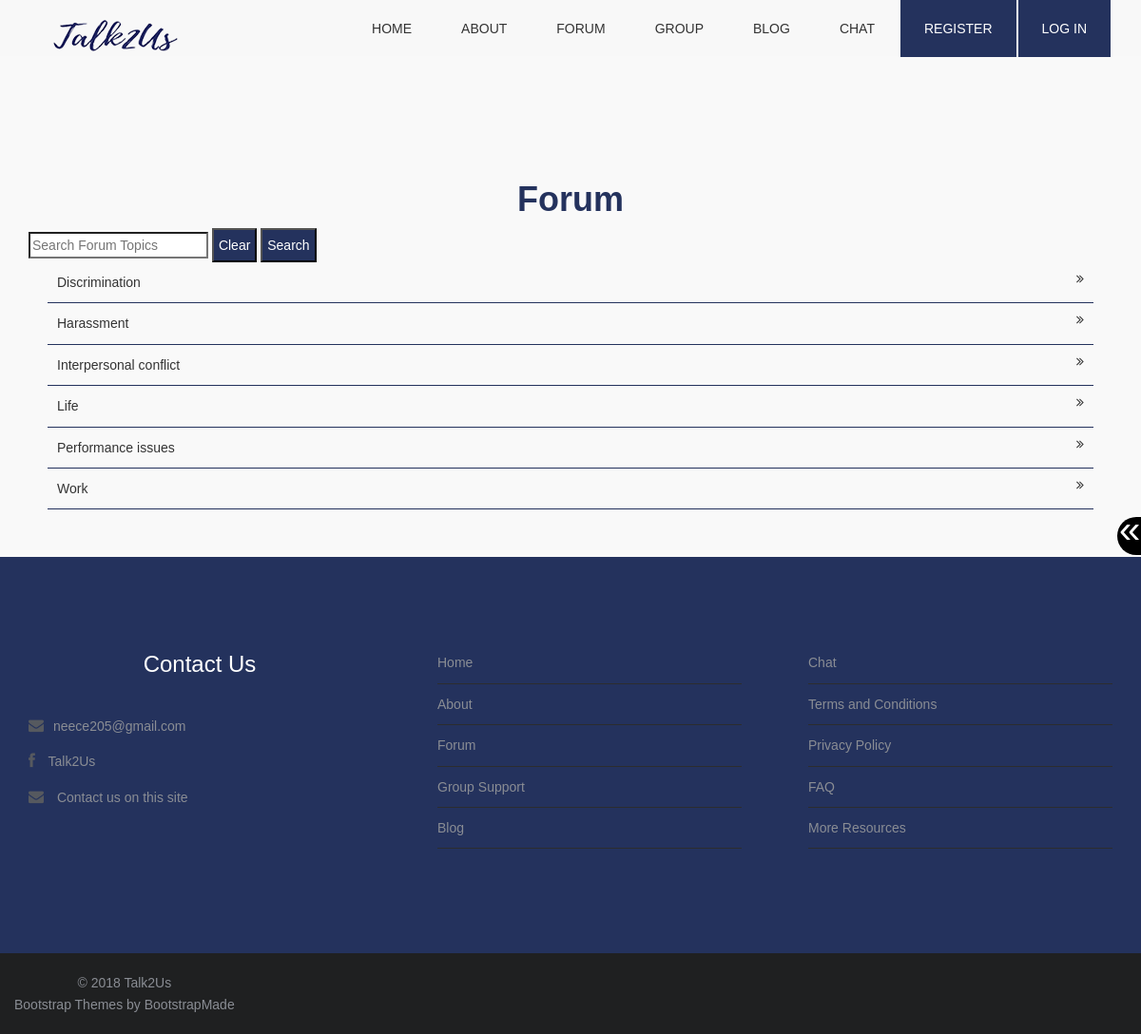
/forum.php, run on the app's committed database.
### tables this page shows
CREATE TABLE `forumcategory` (
  `categoryID` int(10) NOT NULL,
  `categoryName` varchar(255) NOT NULL
);

### forum.php (the view, shortened to what this page needs)
<?php
	require_once("function.php");
	include "database_conn.php";
	$results_per_page = 10;
	if(!isset($_GET['page'])){
		$page = 1;
	}else {
		$page = $_GET['page'];
	}
	$this_page_first_result = ($page-1)*$results_per_page;
	$sqlForumCat = "SELECT *
					FROM forumcategory
					ORDER BY categoryName
					LIMIT ".$this_page_first_result.",".$results_per_page;
	$rsForumCat = mysqli_query($conn,$sqlForumCat)
	or die(mysqli_error($conn));
	echo makePageStart("ImaSuperFan - Forum");
	echo makeNav("");
	echo resizeButtons();
?>
<section class="box">
	<div class="container top-content">
	<h1><strong>Forum</strong></h1>
<form method="get" action="searchForum.php" id="searchForumForm">
	<input type="text" id="searchDB" name="searchDB" placeholder="Search Forum Topics">
	<input type="reset" class="buttonS" id="clearSearchDB" value="Clear">
	<input type="submit" class="buttonS" id="submitSearchDB" value="Search">
</form>
<?php
	if (mysqli_affected_rows($conn)>0) {
		while($row = mysqli_fetch_assoc($rsForumCat)){
			$id				= 	$row["categoryID"];
			$name           =   $row["categoryName"];
			echo "<div class=\"row itemRow clearLeft clearRight\">";
			echo "<a href=\"forumCategory.php?categoryID=$id\"><p class=\"floatLeft\" >$name</p>";
			echo "<i class=\"fa fa-angle-double-right fa-1x floatRight\"></i></a>";
			echo "</div>";
		}
	} else {
		echo noexist("Category");
	}
?>
</div>
</section>
<?php
	echo makeFooter();
  ?>

### css/style.css (style rules this page uses)
body { font-family: Arial, Helvetica, sans-serif; font-size:14px; font-weight:300; line-height:1.6em; color:#333; background-color:#fff; }
h1 { text-align:center; color: #24325D; }
p { color:#333; }
a { text-decoration:none; transition: all 0.1s ease-in-out; -moz-transition: all 0.1s ease-in-out; -webkit-transition: all 0.1s ease-in-out; -o-transition: all 0.1s ease-in-out; outline: none; color:#333; }
section.box { background-color:#f9f9f9; text-align:left; padding-top:50px; padding-bottom:50px; }
.inner-footer ul li,a { list-style:none; }
.top-content { margin-top: 120px !important; }
.itemRow { border-bottom: 1px solid #24325D !important; margin-left: 20px; margin-right: 20px; padding: 10px; }
.itemRow p { margin-bottom: 0px; }
.clearRight { clear: right; }
.floatRight { float: right; }
.floatLeft { float: left; }
.clearLeft { clear: left; }
.buttonS { color: #FFFFFF !important; background-color: #24325D; padding: 5px; display: inline-block; text-align: center; text-decoration: none; color: #FFFFFF !important; }

### css/overwrite.css (style rules this page uses)
select, textarea, input[type="text"], input[type="password"], input[type="datetime"], input[type="datetime-local"], input[type="date"], input[type="month"], input[type="time"], input[type="week"], input[type="number"], input[type="email"], input[type="url"], input[type="search"], input[type="tel"], input[type="color"], .uneditable-input { -webkit-border-radius: 0; -moz-border-radius: 0; border-radius: 0; }

### data on the page
forumcategory: categoryName "Discrimination"
forumcategory: categoryName "Harassment"
forumcategory: categoryName "Interpersonal conflict"
forumcategory: categoryName "Life"
forumcategory: categoryName "Performance issues"
forumcategory: categoryName "Work"
